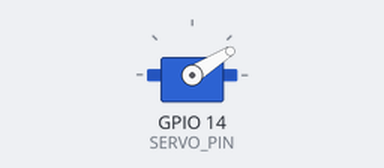
A sketch run on a simulated ESP8266 (NodeMCU). Parts: servo. WiFi joins after 1.5 s; servers stay silent unless stated.

Above: at 1.6 s.
At 2.6 s:
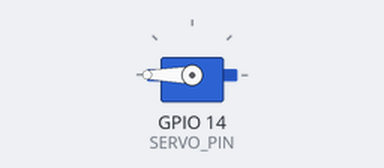
Timing chart, 0 to 4.1 s (numbered marks = the images above):
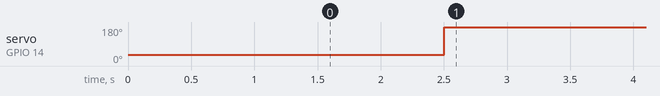

The sketch:

alexa-button-pusher.ino
```cpp
#include <Servo.h>
#include <fauxmoESP.h>
#include "ESP8266WiFi.h"

#define SERVO_PIN 14
#define SERVO_DOWN_US 850
#define SERVO_UP_US 2500

const char* ssid = "abc";
const char* password = "abc";

Servo servo;
fauxmoESP fauxmo;

bool time_to_push_button = true;

void setup() {
  WiFi.begin(ssid, password);
  while (WiFi.status() != WL_CONNECTED)
  {
     delay(500);
  }

  fauxmo.addDevice("tea");
  fauxmo.setPort(80); // required for gen3 devices
  fauxmo.enable(true);

  fauxmo.onSetState([](unsigned char device_id, const char * device_name, bool state, unsigned char value) {
      time_to_push_button = true;
  });

}

void loop() {
  fauxmo.handle();

  if(time_to_push_button){
    pushButton();
    time_to_push_button = false;
  }
}

void pushButton()
{
  servo.attach(SERVO_PIN, 500, 2500);
  servo.writeMicroseconds(SERVO_DOWN_US);
  delay(1000);
  servo.writeMicroseconds(SERVO_UP_US);
  delay(2000);
  // detach servo when done using so that it doesn't buzz
  servo.detach();
}
```

Measured:
- by itself, servo on GPIO 14 (SERVO_PIN): 32° → 180° at 2.5 s
